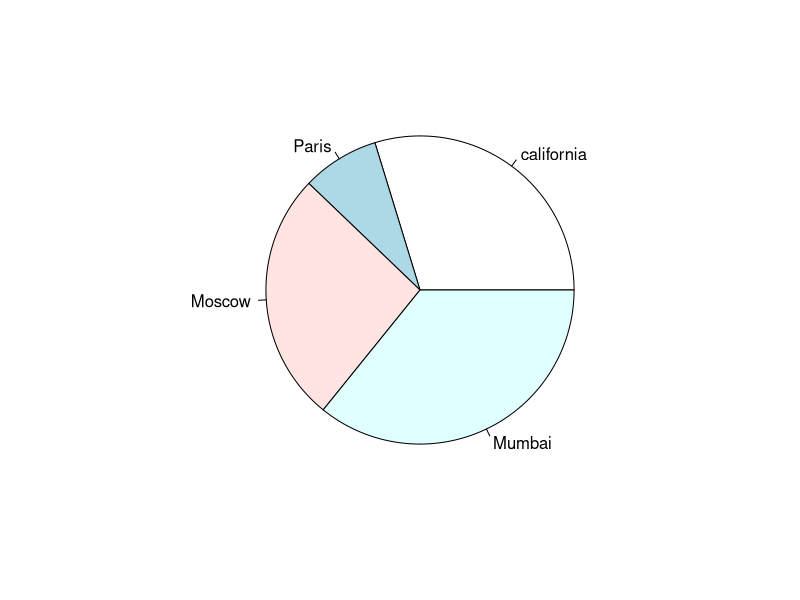
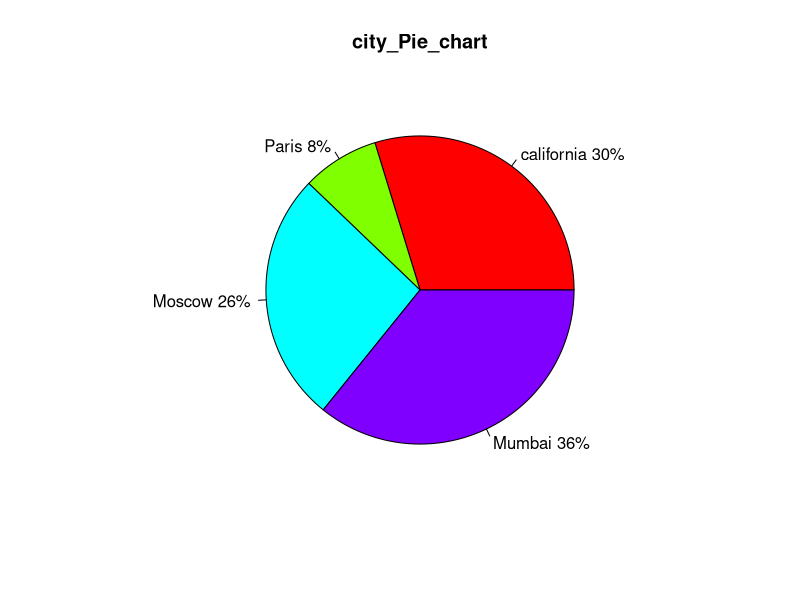
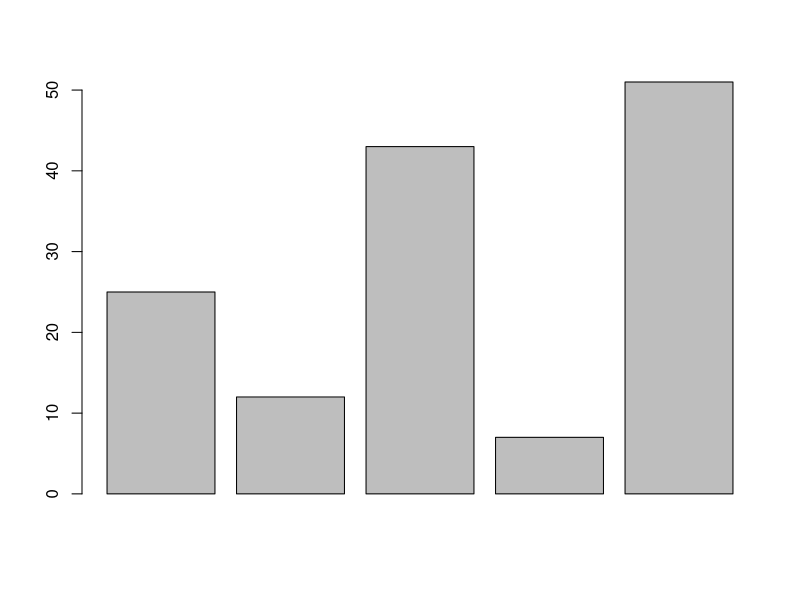
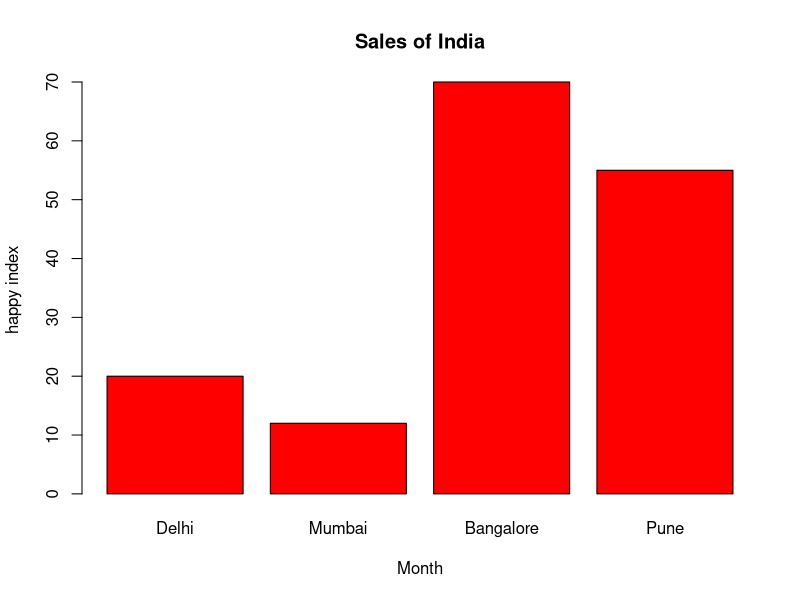
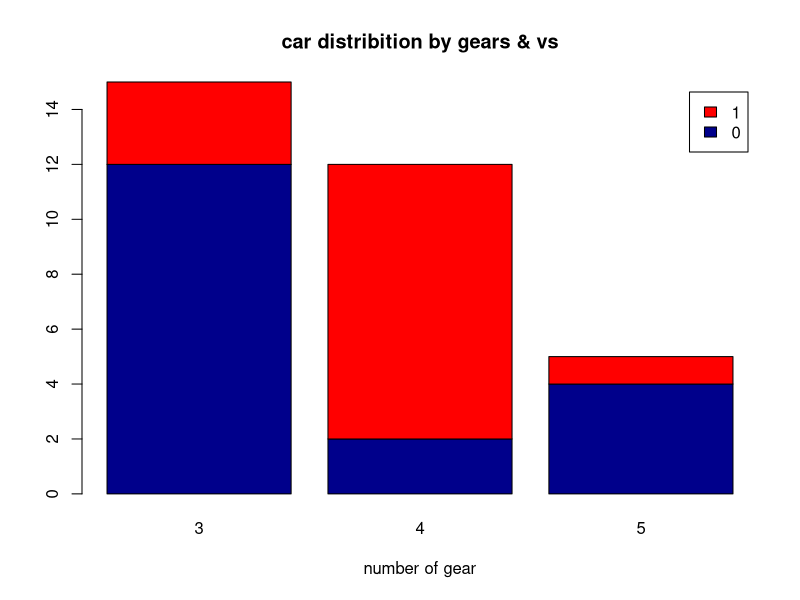
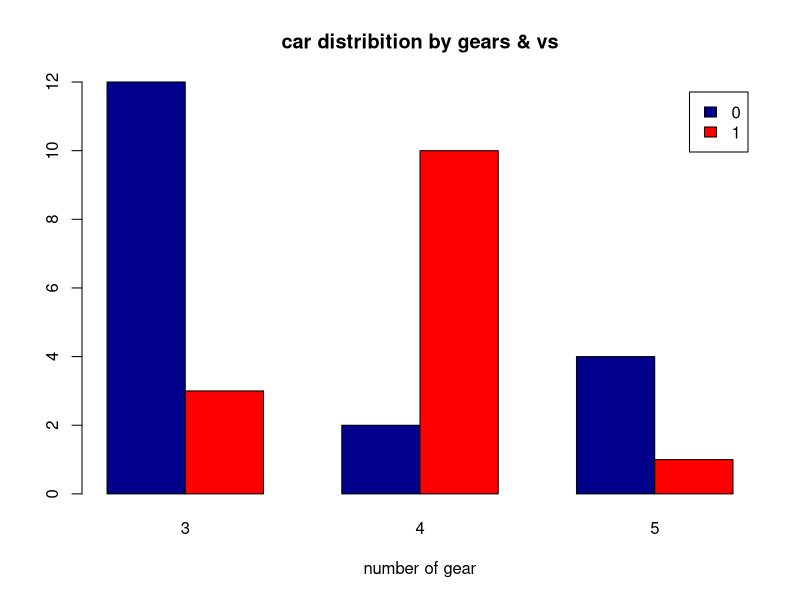
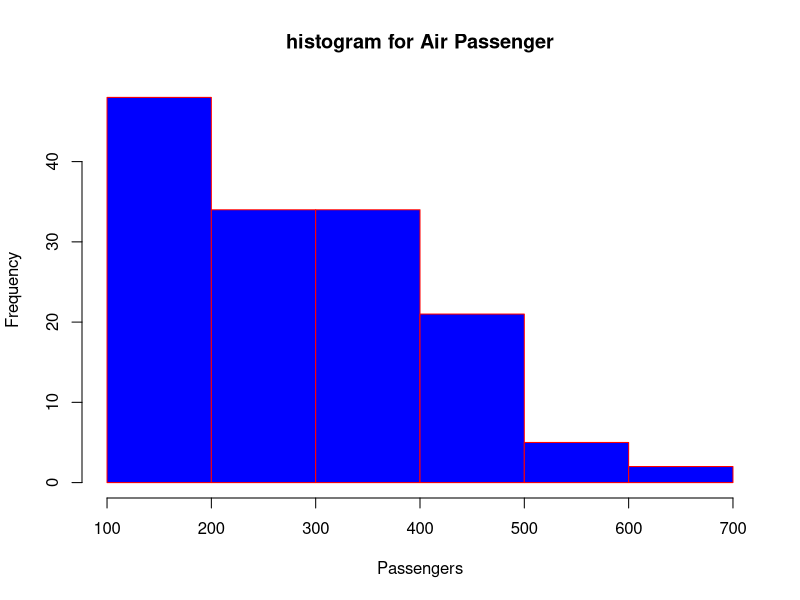
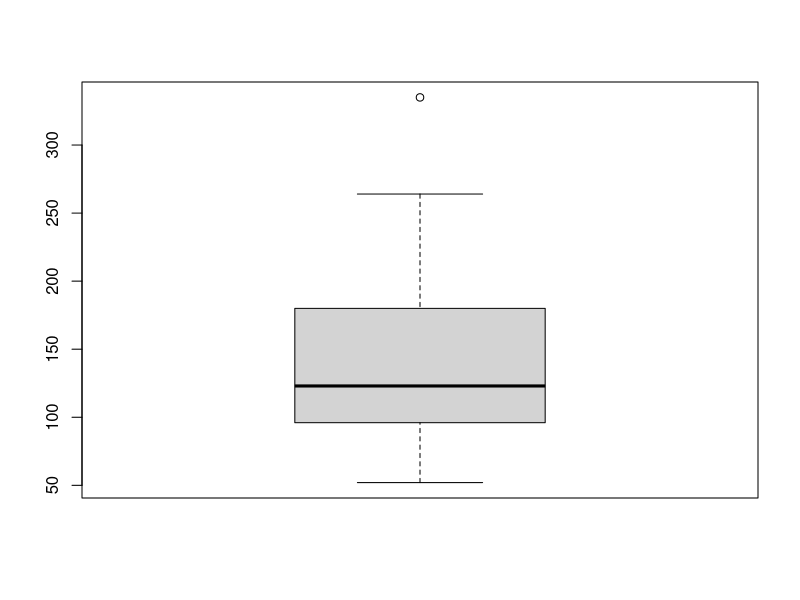

Here is the R script that generated these plots, in order:

##################### Pie charts #####################
# create the data for graph
x<-c(44,12,39,53)
labels<-c("california","Paris","Moscow","Mumbai")
# plot the chart
pie(x,labels)


# create the data for graph
x<-c(44,12,39,53)
labels<-c("california","Paris","Moscow","Mumbai")
pct<-round(x/sum(x)*100)
lbls<-paste(labels,pct)
lbls

lbls2<-paste(lbls,"%",sep = "")
lbls2

pie(x,labels = lbls2,
    col = rainbow(length(lbls2)),
    main = "city_Pie_chart")


##################### bar charts #####################

# 1) simple Bar chart

h<-c(25,12,43,7,51)
barplot(h)

h<-c(20,12,70,55)
m<-c("Delhi","Mumbai","Bangalore","Pune")
barplot(h,
        xlab = "Month",
        ylab = "happy index",
        col = "red",
       names.arg = m, # name plotted below each bar 
        main = "Sales of India",
        border = "black")
#, horiz = TRUE) # if want horizontal


# 2) Stacked bar chart
table(mtcars$vs)
counts<-table(mtcars$vs,mtcars$gear)
counts
barplot(counts,
        main="car distribition by gears & vs",
        xlab = "number of gear",
        col = c("darkblue","red"),
        legend=rownames(counts))
        
# Grouped bar chart
counts<-table(mtcars$vs,mtcars$gear)
counts
barplot(counts,
        main="car distribition by gears & vs",
        xlab = "number of gear",
        col = c("darkblue","red"),
        legend=rownames(counts),beside = TRUE )

##################### Histogram charts #####################

# plotting distribution of Airpassengers data
hist(AirPassengers,
     main = "histogram for Air Passenger",
     xlab = "Passengers",
     border = "red",
     col = "blue",
     xlim = c(100,700)
     ,breaks = 5)# break is used to get the number of each bar 
##################### Boxplot #####################
boxplot(mtcars$hp)
View(mtcars)

boxplot(hp ~ cyl,
        data = mtcars,
        xlab= "number of cylinder",
        ylab="miles per gallon",
        main="mileage data")
##################### Scatter plot #####################
plot(mtcars$wt,mtcars$mpg)

##################### Line plot #####################
v<-c(12,1,25,83,43)
plot(v,type = "o",col="red")
  
v<-c(12,14,28,5,44)
t<-c(15,8,8,10,13)
plot(v,type = "o",col="red")
lines(t,type = "o",col="blue")
